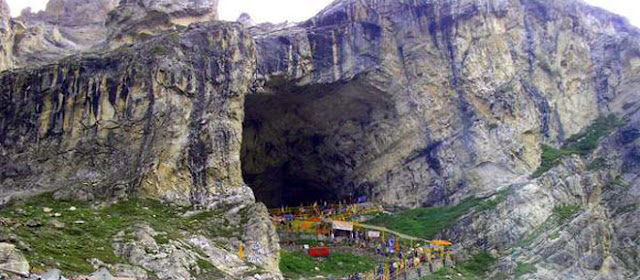
#> input picture api/gallery/clean/dataset_clean_Amarnath Cave Temple_Image_22.jpg, 640 x 280 px; its folder holds only this picture in this run
$ python generate_gallery.py
#> lines starting #> are read from the running program, lines starting #| are printed output that depends on the picture; after the words box and inside, x2 and y2 are one past the last pixel; in counts of white or black regions, pixels touching at a corner belong together
### data_prep/distorter.py
import cv2
import numpy as np
import random
from pathlib import Path

def apply_noise(image):
    """Adds a visible but controlled amount of Gaussian noise."""
    row, col, ch = image.shape
    mean = 0
    # Controlled noise variance for visibility
    var = 0.02
    sigma = var**0.5
    gauss = np.random.normal(mean, sigma, (row, col, ch))
    noisy = image + gauss * 255
    return np.clip(noisy, 0, 255).astype(np.uint8)

def apply_scratches(image):
    """Draws thin scratch lines that are visible but don't obscure the scene."""
    img = image.copy()
    num_scratches = random.randint(8, 15)
    for _ in range(num_scratches):
        x1, y1 = random.randint(0, img.shape[1]), random.randint(0, img.shape[0])
        # Short scratch length
        length = random.randint(20, 80)
        angle = random.uniform(0, 2 * np.pi)
        x2 = int(x1 + length * np.cos(angle))
        y2 = int(y1 + length * np.sin(angle))

        color = (random.randint(200, 255), random.randint(200, 255), random.randint(200, 255)) # Light colored scratches
        thickness = random.randint(1, 2)
        cv2.line(img, (x1, y1), (x2, y2), color, thickness)
    return img

def apply_faded_patches(image):
    """Adds faded or 'missing' patches that allow context to be reconstructed."""
    img = image.copy()
    num_patches = random.randint(2, 4)
    for _ in range(num_patches):
        w = random.randint(30, 60)
        h = random.randint(30, 60)
        x = random.randint(0, img.shape[1] - w)
        y = random.randint(0, img.shape[0] - h)

        if random.random() > 0.5:
            # Semi-transparent dark patch (better for supervised learning than pure black)
            sub = img[y:y+h, x:x+w].astype(np.float32)
            alpha = 0.7 # 70% dark
            img[y:y+h, x:x+w] = (sub * (1 - alpha)).astype(np.uint8)
        else:
            # Significant blur patch
            roi = img[y:y+h, x:x+w]
            img[y:y+h, x:x+w] = cv2.GaussianBlur(roi, (31, 31), 0)

    return img

def distort_image(image_path):
    """Apply a balanced distortion suite for the RestoraAI demo."""
    image = cv2.imread(str(image_path), cv2.IMREAD_COLOR)
    if image is None: return None

    try:
        # Sequence matters for visual balance
        image = apply_noise(image)
        image = apply_scratches(image)
        image = apply_faded_patches(image)
        return image
    except Exception as e:
        print(f"Distortion fail: {e}")
        return None

### data_prep/generate_gallery.py
import os
import cv2
import random
import json
from pathlib import Path

# Add project root to path to import distorter
import sys
BASE_DIR = Path(__file__).parent.parent
sys.path.append(str(BASE_DIR))
from data_prep.distorter import distort_image

CLEAN_DIR = BASE_DIR / "dataset" / "clean"
GALLERY_DIR = BASE_DIR / "frontend" / "distorted_gallery"
MAPPING_FILE = BASE_DIR / "backend" / "gallery_mapping.json"

def generate():
    # Setup directories
    GALLERY_DIR.mkdir(parents=True, exist_ok=True)

    # Collect all clean images
    all_clean_imgs = []
    for r, d, f in os.walk(str(CLEAN_DIR)):
        for file in f:
            if file.lower().endswith(('.jpg', '.jpeg', '.png')):
                all_clean_imgs.append(Path(r) / file)

    if not all_clean_imgs:
        print("No clean images found.")
        return

    mapping = {}
    print(f"Generating 50+ distorted images from {len(all_clean_imgs)} sources...")

    target_count = 60

    for i in range(target_count):
        clean_path = random.choice(all_clean_imgs)
        dist_np = distort_image(clean_path)
#> in distort_image, image is the input picture: shape (280, 640, 3); mean B, G, R 114.2, 111.9, 114.1
#> in apply_noise, `noisy = image + gauss * 255`:
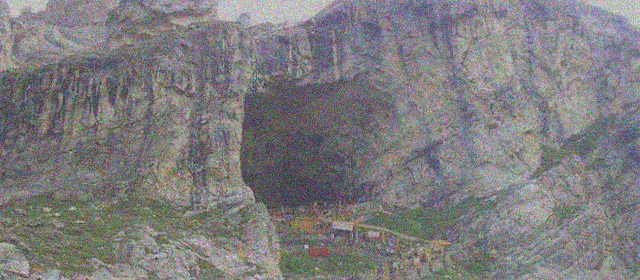
#> noisy: shape (280, 640, 3) float64; mean B, G, R 114.4, 112.1, 114.1; drawn with min black and max white
#> in apply_noise, `return np.clip(noisy, 0, 255).astype(np.uint8)`:
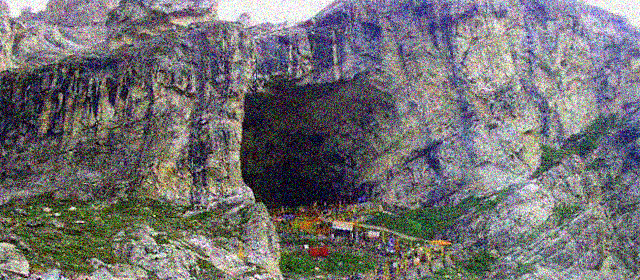
#> returned value: shape (280, 640, 3); mean of channels 0, 1, 2 114.1, 111.9, 113.9; drawn as B, G, R
#> after the loop in apply_scratches, `for _ in range(num_scratches):`:
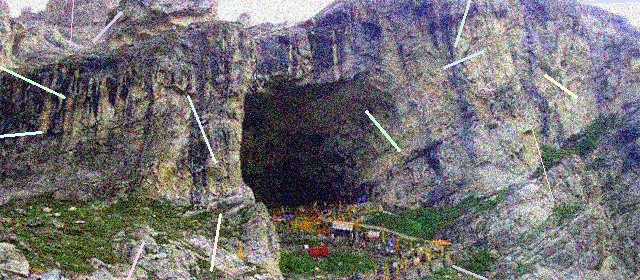
#> img: shape (280, 640, 3); 1.06% of pixels changed, all inside (x1, y1, x2, y2) = (0, 0, 640, 280)
#> the loop in apply_faded_patches, `for _ in range(num_patches):` made 2 passes
#> pass 1, in apply_faded_patches, `sub = img[y:y+h, x:x+w].astype(np.float32)`:
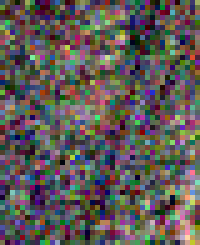
#> sub: shape (49, 40, 3) float32 (shown 5 times larger); mean B, G, R 86.7, 88.8, 94.4
#> pass 2, in apply_faded_patches, `roi = img[y:y+h, x:x+w]`:
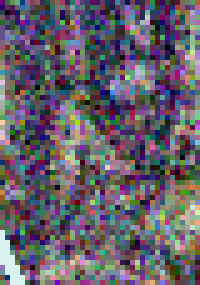
#> roi: shape (57, 40, 3) (shown 5 times larger); mean B, G, R 105.9, 95.2, 101.7
#> after the loop in apply_faded_patches, `for _ in range(num_patches):`:
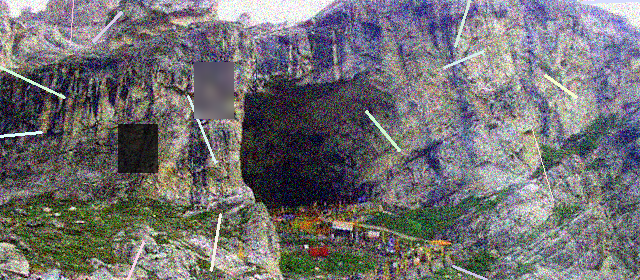
#> img: shape (280, 640, 3); 2.37% of pixels changed, all inside (x1, y1, x2, y2) = (118, 62, 234, 173)
#> after the loop in apply_faded_patches, `for _ in range(num_patches):`:
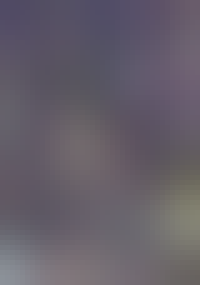
#> roi: shape (57, 40, 3) (shown 5 times larger); mean B, G, R 105.5, 94.6, 101
        if dist_np is None: continue

        dist_filename = f"distorted_{i:03d}.jpg"
        dist_save_path = GALLERY_DIR / dist_filename
        cv2.imwrite(str(dist_save_path), dist_np)
        mapping[dist_filename] = str(clean_path.relative_to(BASE_DIR))
        if i % 10 == 0:
            print(f"Generated {i} images...")

    with open(MAPPING_FILE, "w") as f:
        json.dump(mapping, f, indent=4)

    print(f"Done! Created {len(mapping)} images in {GALLERY_DIR}")
#| Done! Created 60 images in frontend/distorted_gallery
    print(f"Mapping saved to {MAPPING_FILE}")

if __name__ == "__main__":
    generate()
